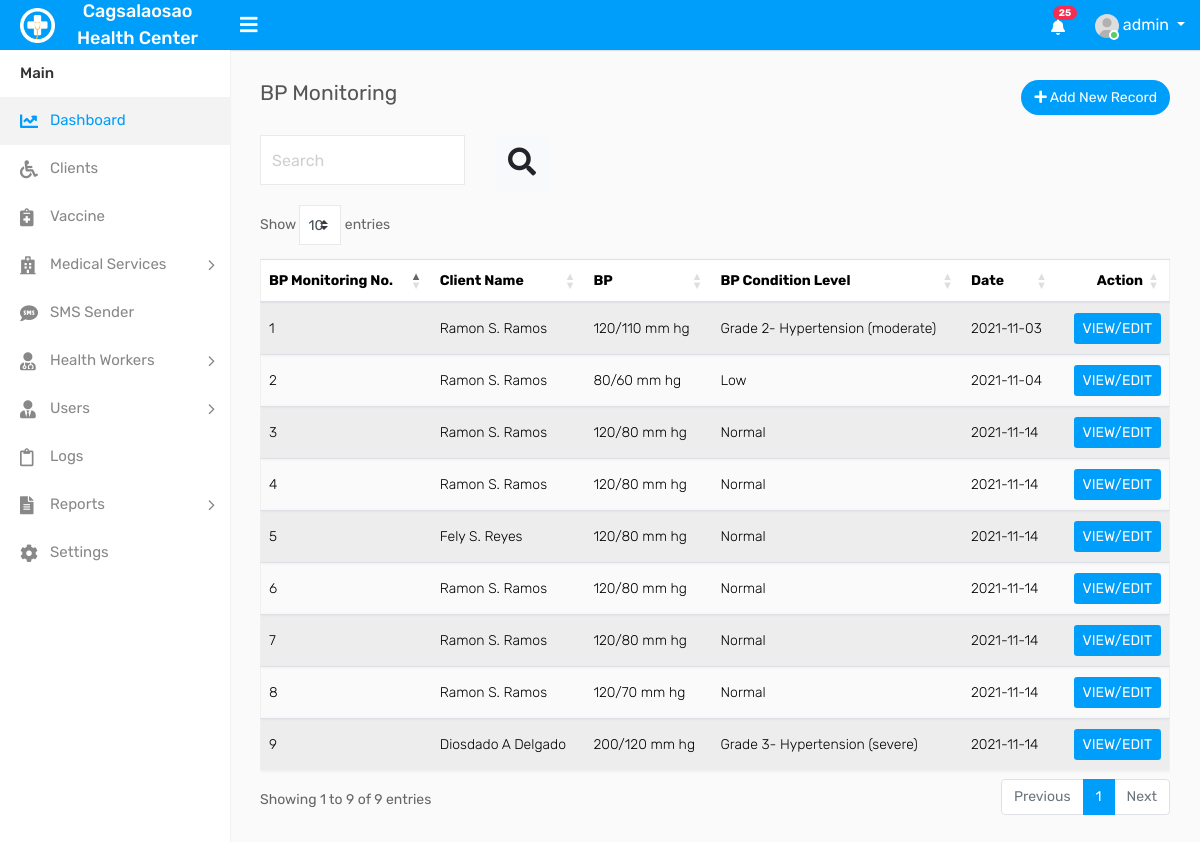
Page /bp-monitoring.php (signed in) on the committed database.
### tables this page shows
CREATE TABLE IF NOT EXISTS `settings` (
`id` int(11) NOT NULL,
  `name` varchar(55) NOT NULL,
  `contact_person` varchar(55) NOT NULL,
  `address` varchar(255) NOT NULL,
  `email` varchar(255) NOT NULL,
  `phone` varchar(55) NOT NULL,
  `telephone` varchar(55) NOT NULL
);

CREATE TABLE IF NOT EXISTS `bp_monitoring` (
`id` int(11) NOT NULL,
  `client_id` int(11) NOT NULL,
  `upperbp` float NOT NULL,
  `lowerbp` float NOT NULL,
  `level` varchar(255) NOT NULL,
  `date` date NOT NULL
);

CREATE TABLE IF NOT EXISTS `client` (
`client_id` int(11) NOT NULL,
  `client_fname` varchar(55) DEFAULT NULL,
  `client_mi` varchar(5) DEFAULT NULL,
  `client_lname` varchar(55) DEFAULT NULL,
  `client_bdate` date DEFAULT NULL,
  `client_gender` varchar(55) DEFAULT NULL,
  `client_brgy` varchar(55) DEFAULT NULL,
  `client_street` varchar(255) DEFAULT NULL,
  `client_purok` varchar(255) DEFAULT NULL,
  `client_mother` varchar(255) DEFAULT NULL,
  `client_father` varchar(255) DEFAULT NULL,
  `client_phone` varchar(55) DEFAULT NULL,
  `client_status` varchar(55) DEFAULT NULL,
  `client_immu_status` varchar(55) NOT NULL,
  `client_joindate` date DEFAULT NULL
);

### bp-monitoring.php (the view, shortened to what this page needs)
<!DOCTYPE html>
<html lang="en">
<?php include('includes/head.php') ?>
<body>
    <div class="main-wrapper">
<?php include('includes/topnav.php') ?>
<?php include('includes/sidebar.php');
 ?>
        <div class="page-wrapper">
         <div class="content">
                <div class="row">
                    <div class="col-sm-4 col-3">
                        <h4 class="page-title">BP Monitoring</h4>
                    </div>
                    <div class="col-sm-8 col-9 text-right m-b-20">
                        <a href="add-bp.php" class="btn btn btn-primary btn-rounded float-right"><i class="fa fa-plus"></i> Add New Record </a>
                    </div>
                </div>
                <form action="" method="GET">
                <div class="row filter-row">
                    <div class="col-sm-6 col-md-3">
                        <div class="form-group form-focus">
                            <label class="focus-label">Search</label>
                            <input type="text" class="form-control floating" name="name"   >
                        </div>
                    </div>
             <div class="col-sm-6 col-md-3">
                        <button type="submit" class="btn btn-light " name="btn_search">
                             <i class="fas fa-search fa-2x"></i>
                        </button>
                    </div>
                </div>
                </form>
                <div class="row">
                    <div class="col-md-12">
                        <div class="table-responsive">
                            <table class="table table-border table-striped custom-table datatable mb-0">
                                <thead>
                                    <tr>
                                        <th>BP Monitoring No.</th>
                                        <th>Client Name</th>
                                        <th>BP</th>
                                        <th>BP Condition Level</th>
                                        <th>Date </th>
                                        <th class="text-right">Action</th>
                                    </tr>
                                </thead>
                                <tbody>
                                   <?php
                                        if(isset($_GET['name']))
                                        {
                                            $values = $_GET['name'];
                                            $query="SELECT *
FROM bp_monitoring
INNER JOIN client
ON bp_monitoring.client_id = client.client_id where concat(client_fname,client_mi,client_lname)  like '%$values%'  " ;
                                             $query_run = mysqli_query($con,$query);
                                            if (mysqli_num_rows($query_run)>0)
                                            {
                                                foreach($query_run as $items)
                                                {
                                                    ?>
                                                    <tr>
                                                    <td><?= $items['id'] ?></td>
                                                    <td><?= $items['client_fname']." ". $items['client_mi']." ". $items['client_lname'] ?></td>
                                                    <td><?= $items['upperbp']."/".$items['lowerbp'] ?></td>
                                                    <td><?= $items['level'] ?></td>
                                                    <td><?= $items['date'] ?></td>
                                                    <form action="edit-bp.php" method="POST">
                                                      <input type="hidden" name="id" value="<?php echo  $items['id']
                                             ?>">
                                                    <td class="text-right">
                                                        <input type="submit" name="edit" class="btn  btn-primary btn-sm" value="VIEW/EDIT">
                                                    </td>
                                                    </form>
                                                </tr>
                                                    <?php
                                                }
                                            }
                                             else
                                            {
                                                ?>
                                                    <tr>
                                                        <td colspan="5">No record found</td>
                                                    </tr>
                                                <?php
                                            }
                                        }
                                        else
                                        {
                                            $query="SELECT *
FROM bp_monitoring
INNER JOIN client
ON bp_monitoring.client_id = client.client_id ";
                                             $query_run = mysqli_query($con,$query);
                                            if (mysqli_num_rows($query_run)>0)
                                            {
                                                foreach($query_run as $items)
                                                {
                                                    ?>
                                                    <tr>
                                                    <td><?= $items['id'] ?></td>
                                                    <td><?= $items['client_fname']." ". $items['client_mi']." ". $items['client_lname'] ?></td>
                                                    <td><?= $items['upperbp']."/".$items['lowerbp']." "."mm hg" ?></td>
                                                    <td><?= $items['level'] ?></td>
                                                    <td><?= $items['date'] ?></td>
                                                    <form action="edit-bp.php" method="POST">
                                                    <td class="text-right">
                                                        <input type="submit" name="edit" class="btn  btn-primary btn-sm" value="VIEW/EDIT">
                                                    </td>
                                                    </form>
                                                </tr>
                                                    <?php
                                                }
                                            }
                                             else
                                            {
                                                ?>
                                                    <tr>
                                                        <td colspan="4">No record found</td>
                                                    </tr>
                                                <?php
                                            }
                                        }
                                    ?>
                                </tbody>
                            </table>
                        </div>
                    </div>
                </div>
            </div>
        </div>
    </div>
</body>
</html>

### includes/topnav.php (shortened to what this page needs)
 <?php
        include('dbcon.php');
  ?>
        <div class="header">
			<div class="header-left">
				<a href="index.php" class="logo">
					<img src="assets/img/logo.png" width="35" height="35" alt=""> <span>
<?php
                                     $query="select * from settings limit 1 ";
                                        $query_run= mysqli_query($con,$query);
                                         if ($query_run)
                                        {
                                            while ($row=mysqli_fetch_array($query_run))
                                            {
                                                echo $row['name'];
                                            }
                                        }
?>
                    </span>
				</a>
			</div>
			<a id="toggle_btn" href="javascript:void(0);"><i class="fa fa-bars"></i></a>
            <ul class="nav user-menu float-right">
                <li class="nav-item dropdown d-none d-sm-block">
                    <a href="#" class="dropdown-toggle nav-link" data-toggle="dropdown"><i class="fas fa-bell"></i> <span class="badge badge-pill bg-danger float-right">
                        <?php
                                    $rt = mysqli_query($con,"SELECT * FROM log  ");
                                    $num1 = mysqli_num_rows($rt);
                                     echo htmlentities($num1);
                        ?>
                    </span></a>
                </li>
                <li class="nav-item dropdown has-arrow">
                    <a href="#" class="dropdown-toggle nav-link user-link" data-toggle="dropdown">
                        <span class="user-img">
							<img class="rounded-circle" src="assets/img/user.jpg" width="24" alt="Admin">
							<span class="status online"></span>
						</span>
						<span>
                           <?php echo $_SESSION['username']; ?>
                        </span>
                    </a>
                </li>
            </ul>
        </div>

### rows in the picture
settings: name "Cagsalaosao Health Center"
bp_monitoring: id "1", client.client_fname "Ramon", client.client_mi "S.", client.client_lname "Ramos", upperbp "120", lowerbp "110", level "Grade 2- Hypertension (moderate)", date "2021-11-03"
bp_monitoring: id "2", client.client_fname "Ramon", client.client_mi "S.", client.client_lname "Ramos", upperbp "80", lowerbp "60", level "Low", date "2021-11-04"
bp_monitoring: id "3", client.client_fname "Ramon", client.client_mi "S.", client.client_lname "Ramos", upperbp "120", lowerbp "80", level "Normal", date "2021-11-14"
bp_monitoring: id "4", client.client_fname "Ramon", client.client_mi "S.", client.client_lname "Ramos", upperbp "120", lowerbp "80", level "Normal", date "2021-11-14"
bp_monitoring: id "5", client.client_fname "Fely", client.client_mi "S.", client.client_lname "Reyes", upperbp "120", lowerbp "80", level "Normal", date "2021-11-14"
bp_monitoring: id "6", client.client_fname "Ramon", client.client_mi "S.", client.client_lname "Ramos", upperbp "120", lowerbp "80", level "Normal", date "2021-11-14"
bp_monitoring: id "7", client.client_fname "Ramon", client.client_mi "S.", client.client_lname "Ramos", upperbp "120", lowerbp "80", level "Normal", date "2021-11-14"
bp_monitoring: id "8", client.client_fname "Ramon", client.client_mi "S.", client.client_lname "Ramos", upperbp "120", lowerbp "70", level "Normal", date "2021-11-14"
bp_monitoring: id "9", client.client_fname "Diosdado", client.client_mi "A", client.client_lname "Delgado", upperbp "200", lowerbp "120", level "Grade 3- Hypertension (severe)", date "2021-11-14"

### other values in the picture
$num1 "25"
$_SESSION['username'] "admin"
